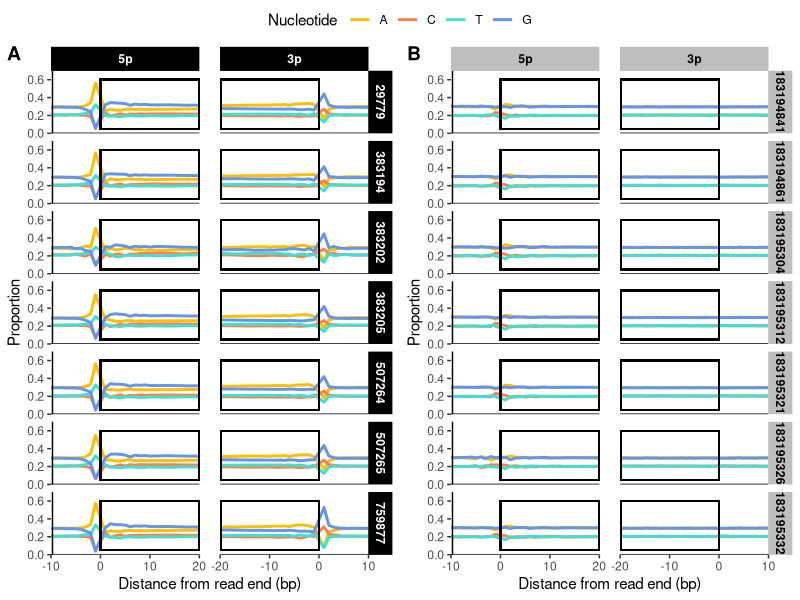

Write the R code that produced this figure.
## ---- chunk 1
knitr::opts_chunk$set(echo = TRUE)
library(ggplot2)
library(readr)
library(tidyr)
library(dplyr)
library(reshape2)
library(ggpubr)
setwd("/Users/abc6435/Desktop/KROH/data/mapdamage/")

dnacomp_c <- read_tsv("dnacomp_results_c.txt", comment = "#")
dnacomp_h <- read_tsv("dnacomp_results_h.txt", comment = "#")
## ---- chunk 2
#Contemporary
dnacomp_c <- dnacomp_c[,c(
  "Sample...1","End","Pos","A","C","T","G","Total")]

colnames(dnacomp_c) <- c("Sample","End","Pos","A","C","T","G","Total")

dnacomp_c$pA <- dnacomp_c$A/dnacomp_c$Total
dnacomp_c$pC <- dnacomp_c$C/dnacomp_c$Total
dnacomp_c$pG <- dnacomp_c$G/dnacomp_c$Total
dnacomp_c$pT <- dnacomp_c$T/dnacomp_c$Total

dnacomp_c_prop <- cbind(dnacomp_c[,c(1:3)],
                        dnacomp_c$pA, 
                        dnacomp_c$pC,
                        dnacomp_c$pG,
                        dnacomp_c$pT)

colnames(dnacomp_c_prop) <- c("Sample","End","Pos","A","C","T","G")

dnacomp_c_prop_m <- melt(dnacomp_c_prop,
                   id.vars=c("Sample","End","Pos"),
                   variable.name="Nucleotide",
                   value.name="Prop")
dnacomp_c_prop_m$End <- factor(dnacomp_c_prop_m$End, levels = c("5p","3p"))

#historical
dnacomp_h <- dnacomp_h[,c(
  "Sample...1","End","Pos","A","C","T","G","Total")]

colnames(dnacomp_h) <- c("Sample","End","Pos","A","C","T","G","Total")

dnacomp_h$pA <- dnacomp_h$A/dnacomp_h$Total
dnacomp_h$pC <- dnacomp_h$C/dnacomp_h$Total
dnacomp_h$pG <- dnacomp_h$G/dnacomp_h$Total
dnacomp_h$pT <- dnacomp_h$T/dnacomp_h$Total

dnacomp_h_prop <- cbind(dnacomp_h[,c(1:3)],
                        dnacomp_h$pA, 
                        dnacomp_h$pC,
                        dnacomp_h$pG,
                        dnacomp_h$pT)

colnames(dnacomp_h_prop) <- c("Sample","End","Pos","A","C","T","G")

dnacomp_h_prop_m <- melt(dnacomp_h_prop,
                   id.vars=c("Sample","End","Pos"),
                   variable.name="Nucleotide",
                   value.name="Prop")
dnacomp_h_prop_m$End <- factor(dnacomp_h_prop_m$End, levels = c("5p","3p"))
## ---- chunk 3
#Contemporary 
dnacomp_c_plot <- ggplot(dnacomp_c_prop_m, 
                         aes(x = Pos, y = Prop, color = Nucleotide)) +
  geom_line(linewidth = 1) +
  facet_grid(rows=vars(Sample), cols=vars(End), scale="free") +
  scale_y_continuous(limits = c(0,0.7), expand = c(0,0)) +
  scale_x_continuous(expand = c(0,0)) +
  scale_color_manual(values=
                       c("#FFBF00","#FF7F50",
                         "#40E0D0","#6495ED")) +
  theme(panel.background = element_blank(),
        panel.border = element_blank(),
        strip.background = element_rect(fill="gray", color="gray"),
        strip.text=element_text(color="black", face="bold"),
        panel.spacing.x = unit(15, "points")) +
  xlab("Distance from read end (bp)") +
  ylab("Proportion") +
  geom_rect(data = subset(dnacomp_c_prop_m, End == "5p"), 
            aes(xmin = 0, xmax = 19.9, ymin = 0.05, ymax = 0.6), 
            color = "black", fill=NA) +
  geom_rect(data = subset(dnacomp_c_prop_m, End == "3p"), 
            aes(xmin = -19.9, xmax = 0, ymin = 0.05, ymax = 0.6), 
            color = "black", fill=NA)+
  geom_hline(yintercept = 0, color="black", linewidth=0.5) +
  geom_vline(data = subset(dnacomp_c_prop_m, End == "5p"),
             aes(xintercept = -9.7) , color="black", linewidth=0.5)


#Historical
dnacomp_h_plot <- ggplot(dnacomp_h_prop_m, 
                         aes(x = Pos, y = Prop, color = Nucleotide)) +
  geom_line(linewidth = 1) +
  facet_grid(rows=vars(Sample), cols=vars(End), scale="free") +
  scale_y_continuous(limits = c(0.0,0.7), expand = c(0,0)) +
  scale_x_continuous(expand = c(0,0)) +
  scale_color_manual(values=
                       c("#FFBF00","#FF7F50",
                         "#40E0D0","#6495ED")) +
  theme(panel.background = element_blank(),
        panel.border = element_blank(),
        strip.background = element_rect(fill="black", color="black"),
        strip.text=element_text(color="white", face="bold"),
        panel.spacing.x = unit(15, "points")) +
  xlab("Distance from read end (bp)") +
  ylab("Proportion") +
  geom_rect(data = subset(dnacomp_h_prop_m, End == "5p"), 
            aes(xmin = 0, xmax = 19.9, ymin = 0.05, ymax = 0.6), 
            color = "black", fill=NA) +
  geom_rect(data = subset(dnacomp_h_prop_m, End == "3p"), 
            aes(xmin = -19.9, xmax = 0, ymin = 0.05, ymax = 0.6), 
            color = "black", fill=NA)+
  geom_hline(yintercept = 0, color="black", linewidth=0.5) +
  geom_vline(data = subset(dnacomp_h_prop_m, End == "5p"),
             aes(xintercept = -9.7) , color="black", linewidth=0.5)

## ---- chunk 4

dnacomp_plot <- ggarrange(dnacomp_h_plot, dnacomp_c_plot,
                          labels = c("A","B"),
                          common.legend = TRUE,
                          ncol=2,
                          nrow=1)

ggsave("dnacomp.png", 
       plot=dnacomp_plot,
       path = "/Users/abc6435/Desktop/KROH/figures",
       width = 6,
       height = 6,
       units = "in",
       dpi = 300)
